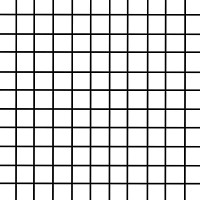
#> input picture images/grid.jpg, 200 x 200 px
$ jupyter execute convolutions.ipynb   (shell and % lines are left out)
#> lines starting #> are read from the running program, lines starting #| are printed output that depends on the picture
# Introduction to Convolutions

This notebook runs through a few examples of how convolutions can be used to extract / augment information contained in an image.

It's meant to be an intuitive intro for how Convolutional Neural Networks (or ConvNets) use convolutions (or filters) to detect what's in an image.

[cell 1]
from scipy.signal import convolve2d
import matplotlib
import numpy as np
import matplotlib.pyplot as plt

im = plt.imread('../images/grid.jpg') # grayscale image
#> im is the input picture: shape (200, 200); min 0, max 255, mean 214.3
plt.imshow(im,cmap='gray')

[cell 2]
from scipy.signal import convolve2d

# vertical edge detector
# [1 0 -1]
# [1 0 -1]
# [1 0 -1]
vert_kernel = np.array([[1, 0, -1], [1, 0, -1], [1, 0, -1]])
print(vert_kernel)
vertical = convolve2d(im, vert_kernel, 'same')
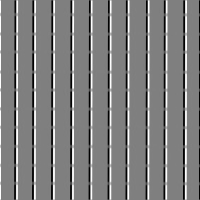
#> vertical: shape (200, 200) int64; min -765, max 765, mean 0; drawn with min black and max white

plt.imshow(vertical,cmap='gray')

[cell 3]
# horizontal edge detector
# [-1 -1 -1]
# [0  0  0]
# [1  1  1]
horiz_kernel = np.rot90(vert_kernel)
print(horiz_kernel)
horizontal = convolve2d(im, horiz_kernel, 'same')
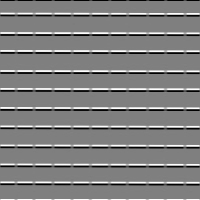
#> horizontal: shape (200, 200) int64; min -765, max 765, mean 0; drawn with min black and max white

plt.imshow(horizontal,cmap='gray')

[cell 4]
# Example edge detector
# [-1 -1 -1]
# [-1 8  -1]
# [-1 -1 -1]
edge_kernel = np.array([[-1, -1, -1],
                        [-1, 8, -1],
                        [-1, -1, -1]])
print(edge_kernel)
edge = convolve2d(im, edge_kernel, 'same')
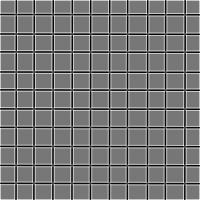
#> edge: shape (200, 200) int64; min -1138, max 1300, mean 14; drawn with min black and max white
plt.figure()
plt.imshow(edge,cmap='gray')

[cell 5]
# Example blur kernel
# [.0625 .125 .0625]
# [.125 .25  .125]
# [.0625 .125 .0625]
blur_kernel = np.array([[0.0625, 0.125, 0.0625],
                        [0.125, 0.25, 0.125],
                        [0.0625, 0.125, 0.0625]])
blur = convolve2d(im, blur_kernel, 'same')
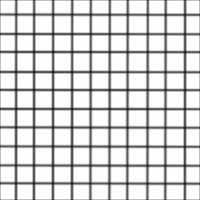
#> blur: shape (200, 200) float64; min 28.06, max 255, mean 213.1
plt.figure()
plt.imshow(blur,cmap='gray')
